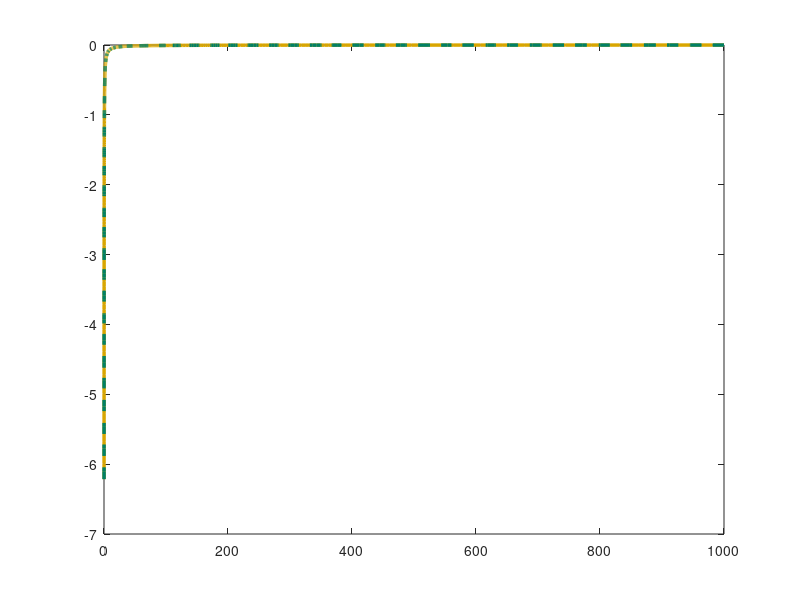

Write the MATLAB code that produced this figure. (Note: this script raises an error after producing the figure.)
kp = 16853/1296; ki = 1/(16853*419*10^-6);
num = [kp ki]; den = [1 0]; sys = tf(num, den);
w = logspace(-1, 3, 500);

phi_theory = -atan( ki ./ (kp .* w) );
[mag, phase] = bode(sys, w);
phase = squeeze(phase);
phi_deg = phi_theory * 180/pi;

figure('Position', [100 100 900 400], 'Color','white');
plot(w, phi_deg, 'Color', [0.85, 0.65, 0], 'LineStyle', '-', 'LineWidth', 2.5); 
hold on;
plot(w, phase, 'Color', [0, 0.5, 0.4], 'LineStyle', '--', 'LineWidth', 2.5);

ax = gca; ax.LineWidth = 1.5; ax.FontSize = 13;
ax.XColor = [0.3 0.3 0.3]; ax.YColor = [0.3 0.3 0.3];
ax.GridColor = [0.9 0.9 0.9]; ax.GridAlpha = 0.4;
ax.MinorGridColor = [0.95 0.95 0.95]; ax.MinorGridAlpha = 0.2;
grid on; grid minor; box on; xlim([0, 10]);

xlabel('\omega'); 
ylabel('φ(\omega)');
legend('φ_{theor}', 'φ_{sys}', 'Location','northeast','FontSize',15);
exportgraphics(gcf, '../../../images/task5/freq/fch5.png', 'Resolution', 500);
